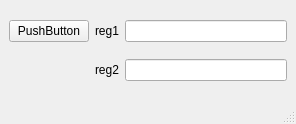
<?xml version="1.0" encoding="UTF-8"?>
<ui version="4.0">
 <class>MainWindow</class>
 <widget class="QMainWindow" name="MainWindow">
  <property name="geometry">
   <rect>
    <x>0</x>
    <y>0</y>
    <width>296</width>
    <height>124</height>
   </rect>
  </property>
  <property name="windowTitle">
   <string>MainWindow</string>
  </property>
  <widget class="QWidget" name="centralwidget">
   <layout class="QGridLayout" name="gridLayout">
    <item row="0" column="0">
     <widget class="QPushButton" name="pushButton">
      <property name="text">
       <string>PushButton</string>
      </property>
     </widget>
    </item>
    <item row="0" column="1">
     <widget class="QLabel" name="label">
      <property name="text">
       <string>reg1</string>
      </property>
     </widget>
    </item>
    <item row="0" column="2">
     <widget class="QLineEdit" name="lineEdit"/>
    </item>
    <item row="1" column="1">
     <widget class="QLabel" name="label_2">
      <property name="text">
       <string>reg2</string>
      </property>
     </widget>
    </item>
    <item row="1" column="2">
     <widget class="QLineEdit" name="lineEdit_2"/>
    </item>
   </layout>
  </widget>
  <widget class="QMenuBar" name="menubar">
   <property name="geometry">
    <rect>
     <x>0</x>
     <y>0</y>
     <width>296</width>
     <height>22</height>
    </rect>
   </property>
  </widget>
  <widget class="QStatusBar" name="statusbar"/>
 </widget>
 <resources/>
 <connections/>
</ui>
